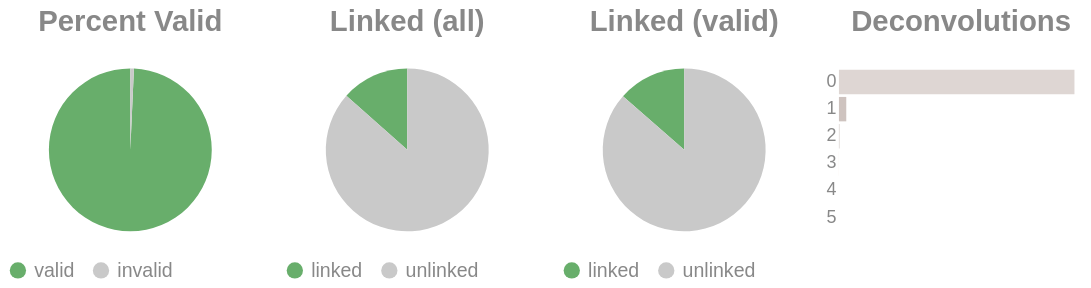

Notebook code cell kept with this figure:
### Code cell
if SKIPLR:
    pass
else:
    clash = Counter()
    for i in valids['molecule'].to_list():
        _mol = i.split("-")
        if len(_mol) == 1:
            clash.update('0')
        else:
            clash.update(_mol[-1])

    _d = {"deconvolutions": [], 'count': []}
    for k,v in clash.items():
        _d['deconvolutions'].append(k)
        _d['count'].append(v)

    tot_valid = valids['reads'].sum()
    mask = valids['reads'] >= 2
    n_linked_reads = valids.filter(mask)['reads'].sum()
    if n_linked_reads == 0:
        print_html("No linked molecules (>=2 reads) were detected; skipping linked-only distributions.")
        SKIPLR = True
    else:
        perc_valid = round(tot_valid / n_reads, 4)
        linked_perc_abs = round(n_linked_reads / n_reads, 4)
        linked_perc = round(n_linked_reads / tot_valid, 4)

    _valid = pl.DataFrame({"valids": ['valid', 'invalid'], "count": [tot_valid, n_reads - tot_valid]})
    _linked_abs = pl.DataFrame({"linked (absolute)": ['linked', 'unlinked'], "count": [n_linked_reads, n_reads - n_linked_reads]})
    _linked_rel = pl.DataFrame({"linked (valids)": ['linked', 'unlinked'], "count": [n_linked_reads, tot_valid - n_linked_reads]})

    (
        alt.hconcat(
            piechart(_valid, goodval = 'valid', title = "Percent Valid"),
            piechart(_linked_abs, goodval = "linked", title =  "Linked (all)"),
            piechart(_linked_rel, goodval = "linked", title =  "Linked (valid)"),
            convolutionbar(pl.DataFrame(_d), title = "Deconvolutions"),
            center = True,
            bounds = 'flush'
        )
        .resolve_scale(color='independent')
        .resolve_legend('independent')
        .properties(usermeta={'embedOptions': {"actions": False}})
    ).display()

### Figure 1 — Vega-Lite specification as saved in the notebook (floating-point values rounded to 4 significant figures)
{"width": "container", "height": 400, "config": {"title": {"anchor": "start", "dy": -15, "fontSize": 18, "color": "#888888", "subtitleColor": "#888888", "subtitleFontSize": 14}, "arc": {"fill": "#0072B2"}, "axis": {"domainColor": "#888888", "domainWidth": 0.5, "gridWidth": 0.2, "grid": false, "titleFontWeight": 400, "titleFontSize": 15, "labelFontSize": 11, "labelColor": "#888888", "tickColor": "#888888", "tickWidth": 0.2, "titleColor": "#888888"}, "axisBand": {"grid": false}, "axisX": {"grid": true, "tickSize": 10, "domainCap": "round"}, "axisY": {"domain": false, "grid": true, "tickSize": 0, "domainCap": "round"}, "background": "transparent", "header": {"labelFontSize": 15, "labelColor": "#888888", "titleFontSize": 15, "titleFontWeight": 600, "titleColor": "#888888"}, "legend": {"labelFont": "sans-serif", "labelFontSize": 12, "labelColor": "#888888", "symbolSize": 100, "symbolType": "circle", "titleFontSize": 12, "titlePadding": 10, "titleColor": "#888888", "title": null}, "range": {"category": ["#E69F00", "#56B4E9", "#009E73", "#F0E442", "#0072B2", "#D55E00", "#CC79A7", "#000000"], "diverging": ["#cfe8f3", "#a2d4ec", "#73bfe2", "#46abdb", "#1696d2", "#12719e"]}, "area": {"fill": "#0072B2", "fillOpacity": 0.7, "line": true, "strokeOpacity": 0.7}, "line": {"color": "#0072B2", "stroke": "#0072B2", "strokeWidth": 2}, "trail": {"color": "#0072B2", "stroke": "#0072B2", "strokeWidth": 0, "size": 1}, "point": {"filled": true, "fillOpacity": 1.0, "size": 95}, "text": {"color": "#888888", "fontSize": 11, "align": "right", "fontWeight": 400, "size": 11}, "bar": {"fill": "#0072B2", "stroke": null}, "view": {"stroke": null, "continuousWidth": 660, "continuousHeight": 400}}, "hconcat": [{"data": {"name": "data-1e858a0c9379ea53979b0f869bd9ca37"}, "mark": {"type": "arc"}, "encoding": {"color": {"field": "valids", "legend": {"orient": "bottom", "title": null}, "scale": {"domain": ["valid", "invalid"], "range": ["#68ae6b", "#C9C9C9"]}, "title": "Valids", "type": "nominal"}, "theta": {"field": "count", "type": "quantitative"}, "tooltip": [{"field": "valids", "title": "Valids", "type": "ordinal"}, {"field": "percent", "format": ".2%", "title": "Percent", "type": "quantitative"}, {"field": "count", "title": "Count", "type": "quantitative"}]}, "height": 100, "title": {"text": "Percent Valid", "align": "center", "anchor": "middle"}, "transform": [{"calculate": "datum.count / 4328315", "as": "percent"}], "width": 150}, {"data": {"name": "data-55f21e23bccf208dd78d5b77499d1bb9"}, "mark": {"type": "arc"}, "encoding": {"color": {"field": "linked (absolute)", "legend": {"orient": "bottom", "title": null}, "scale": {"domain": ["linked", "unlinked"], "range": ["#68ae6b", "#C9C9C9"]}, "title": "Linked (Absolute)", "type": "nominal"}, "theta": {"field": "count", "type": "quantitative"}, "tooltip": [{"field": "linked (absolute)", "title": "Linked (Absolute)", "type": "ordinal"}, {"field": "percent", "format": ".2%", "title": "Percent", "type": "quantitative"}, {"field": "count", "title": "Count", "type": "quantitative"}]}, "height": 100, "title": {"text": "Linked (all)", "align": "center", "anchor": "middle"}, "transform": [{"calculate": "datum.count / 4328315", "as": "percent"}], "width": 150}, {"data": {"name": "data-d602b70e664c822267560c82b1f4cdb4"}, "mark": {"type": "arc"}, "encoding": {"color": {"field": "linked (valids)", "legend": {"orient": "bottom", "title": null}, "scale": {"domain": ["linked", "unlinked"], "range": ["#68ae6b", "#C9C9C9"]}, "title": "Linked (Valids)", "type": "nominal"}, "theta": {"field": "count", "type": "quantitative"}, "tooltip": [{"field": "linked (valids)", "title": "Linked (Valids)", "type": "ordinal"}, {"field": "percent", "format": ".2%", "title": "Percent", "type": "quantitative"}, {"field": "count", "title": "Count", "type": "quantitative"}]}, "height": 100, "title": {"text": "Linked (valid)", "align": "center", "anchor": "middle"}, "transform": [{"calculate": "datum.count / 4297660", "as": "percent"}], "width": 150}, {"data": {"name": "data-3bc24a985f4666f54a6332cd6dfd6f50"}, "mark": {"type": "bar"}, "encoding": {"color": {"field": "deconvolutions", "legend": null, "scale": {"scheme": "lightgreyred"}, "type": "nominal"}, "tooltip": [{"field": "deconvolutions", "title": "Deconvolutions", "type": "ordinal"}, {"field": "percent", "format": ".2%", "title": "Percent", "type": "quantitative"}, {"field": "count", "title": "Count", "type": "quantitative"}], "x": {"axis": null, "field": "count", "type": "quantitative"}, "y": {"field": "deconvolutions", "sort": "ascending", "title": null, "type": "nominal"}}, "height": 100, "title": {"text": "Deconvolutions", "align": "center", "anchor": "middle"}, "transform": [{"calculate": "datum.count / 3982390", "as": "percent"}], "width": 150}], "bounds": "flush", "center": true, "resolve": {"legend": {"angle": "independent"}, "scale": {"color": "independent"}}, "usermeta": {"embedOptions": {"actions": false}}, "$schema": "https://vega.github.io/schema/vega-lite/v6.1.0.json", "datasets": {"data-1e858a0c9379ea53979b0f869bd9ca37": [{"valids": "valid", "count": 4297660}, {"valids": "invalid", "count": 30655}], "data-55f21e23bccf208dd78d5b77499d1bb9": [{"linked (absolute)": "linked", "count": 581761}, {"linked (absolute)": "unlinked", "count": 3746554}], "data-d602b70e664c822267560c82b1f4cdb4": [{"linked (valids)": "linked", "count": 581761}, {"linked (valids)": "unlinked", "count": 3715899}], "data-3bc24a985f4666f54a6332cd6dfd6f50": [{"deconvolutions": "0", "count": 3855360}, {"deconvolutions": "1", "count": 119965}, {"deconvolutions": "2", "count": 6562}, {"deconvolutions": "3", "count": 462}, {"deconvolutions": "4", "count": 35}, {"deconvolutions": "5", "count": 6}]}}
